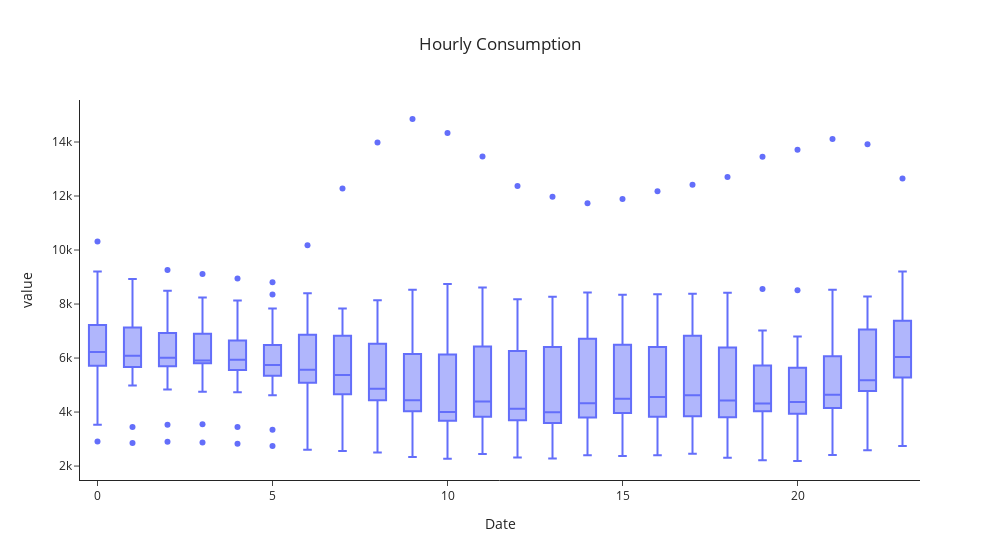

The cell this chart's notebook holds for it:
### Markdown cell above
This Box plot represents that how much power is consumed by all the ACs in a day over a period of 2 months.

### Code cell
fig = px.box(hour_wise, x="Date", y=hour_wise.columns,title="Hourly Consumption")
fig.update_layout(title_x=0.5,template = 'simple_white',width=1000)

fig.show()

### Figure 1 — Plotly figure (JSON) as saved in the notebook; plotly's stock layout.template omitted (floating-point values rounded to 4 significant figures; data arrays with more than 128 entries replaced by an {"elided": "..."} marker saying what was removed)
{"data": [{"alignmentgroup": "True", "hovertemplate": "Date=%{x}<br>value=%{y}<extra></extra>", "legendgroup": "", "marker": {"color": "#636efa"}, "name": "", "notched": false, "offsetgroup": "", "orientation": "v", "showlegend": false, "type": "box", "x": {"elided": "432 int values"}, "x0": " ", "xaxis": "x", "y": {"elided": "432 float values"}, "y0": " ", "yaxis": "y"}], "layout": {"boxmode": "group", "legend": {"tracegroupgap": 0}, "title": {"text": "Hourly Consumption", "x": 0.5}, "width": 1000, "xaxis": {"anchor": "y", "domain": [0, 1], "title": {"text": "Date"}}, "yaxis": {"anchor": "x", "domain": [0, 1], "title": {"text": "value"}}}}
